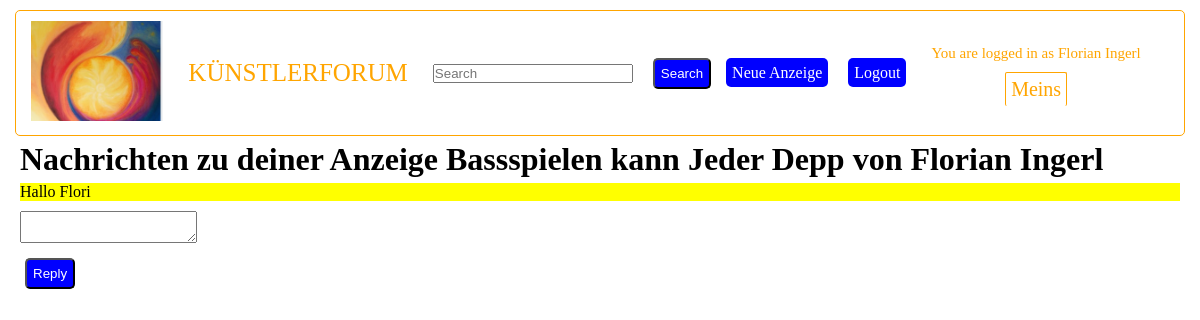
The page /mymessages.php (signed in) on the database its author committed.
### tables this page shows
CREATE TABLE IF NOT EXISTS `users` (
  `email` varchar(50) NOT NULL,
  `firstname` varchar(50) NOT NULL,
  `lastname` varchar(50) NOT NULL,
  `password` varchar(1000) NOT NULL,
  PRIMARY KEY (`email`)
);

CREATE TABLE IF NOT EXISTS `messages` (
  `id` int NOT NULL AUTO_INCREMENT,
  `addid` int NOT NULL,
  `fromemail` varchar(50) NOT NULL,
  `toemail` varchar(50) NOT NULL,
  `text` varchar(50) NOT NULL,
  `premessageid` int DEFAULT NULL,
  `postmessageid` int DEFAULT NULL,
  PRIMARY KEY (`id`)
);

CREATE TABLE IF NOT EXISTS `adds` (
  `id` int NOT NULL AUTO_INCREMENT,
  `title` varchar(100) NOT NULL,
  `text` varchar(10000) NOT NULL,
  `useremail` varchar(50) NOT NULL,
  PRIMARY KEY (`id`)
);

### Database.php (called while the page is built, shortened)
<?php
class Database
{
    private $conn;
    public function __construct()
    {
        $servername = "localhost";
        $username = "root2";
        $password = "ABC";
        $databasename = "kuenstlerforum";
        try {
            $this->conn = new PDO("mysql:host=$servername;dbname=$databasename", $username, $password);
            $this->conn->setAttribute(PDO::ATTR_ERRMODE, PDO::ERRMODE_EXCEPTION);
        } catch (PDOException $e) {
            $this->errorMessage = $e->getMessage();
        }
    }
    public function findUserByEMail($email)
    {
        $stmt = $this->conn->prepare("select * from users where email = :email");
        $stmt->bindParam(":email", $email);
        $stmt->execute();
        $stmt->setFetchMode(PDO::FETCH_ASSOC);
        $result = $stmt->fetchAll();
        if (count($result) == 0) {
            return null;
        } else {
            $user = new User();
            $user->email = $email;
            $user->password = $result[0]["password"];
            $user->firstname = $result[0]["firstname"];
            $user->lastname = $result[0]["lastname"];
            return $user;
        }
    }
    public function getAddById($id)
    {
        $stmt =  $this->conn->prepare("select * from adds where id = :id");
        $stmt->bindParam(":id", $id);
        $stmt->execute();
        $stmt->setFetchMode(PDO::FETCH_ASSOC);
        $result = $stmt->fetchAll();
        $add = new Add();
        $add->id = $id;
        $add->title = $result[0]["title"];
        $add->text = $result[0]["text"];
        $add->user = $this->findUserByEMail($result[0]["useremail"]);
        return $add;
    }
    public function getMessagesToOrFromUser($user)
    {
        $stmt =  $this->conn->prepare("select * from messages where toemail = :toemail or fromemail = :fromemail ");
        $stmt->bindParam(":toemail", $user->email);
        $stmt->bindParam(":fromemail", $user->email);
        $stmt->execute();
        $stmt->setFetchMode(PDO::FETCH_ASSOC);
        $result = $stmt->fetchAll();
        $messages = array();
        for ($i = 0; $i < count($result); $i++) {
            $message = new Message();
            $message->id = $result[$i]["id"];
            $message->addId = $result[$i]["addid"];
            $message->fromEmail = $result[$i]["fromemail"];
            $message->toEmail = $result[$i]["toemail"];
            $message->text = $result[$i]["text"];
            $messages[$i] = $message;
        }
        return $messages;
    }
}

### mymessages.php (the view, shortened to what this page needs)
<?php
include "Database.php";
?>
<html>
<head>
</head>
<body>
    <?php
    include "header.php";
    $db = new Database();
    $user = $db->findUserByEMail($_SESSION["loggedUser"]);
    $mymessages = $db->getMessagesToOrFromUser($user);
    for ($i = 0; $i < count($mymessages); $i++) {
        $m = $mymessages[$i];
        $add = $db->getAddById($m->addId);
        $fromUser = $db->findUserByEMail($m->fromEmail);
    ?>
        <div>
            <h1>Nachrichten zu deiner Anzeige <?php echo $add->title . " von " . $fromUser->firstname . " " . $fromUser->lastname; ?> </h1>
            <div style="background-color: yellow; color: black">
                <?php echo $m->text; ?>
            </div>
            <textarea id="reply<?php echo $m->id; ?>" ncols = "100" nrows = "20">
            </textarea>
            <p>
                <button class="mybutton" onclick="replyToMessage(<?php echo $m->id; ?>);">Reply</button>
            </p>
        </div>
    <?php
    }
    ?>
</body>
</html>

### header.php (shortened to what this page needs)
<ul id="mynavbar">
<li><a href="index.php"><img src="assets/img/logo.png" height="100px"></img></a></li>
<li><a href="index.php" id="logo">Künstlerforum</a></li>
<li><form action="searchadd.php" method="GET"> <input type="text" id="search" name="search" placeholder="Search" ></input>  </li>
<input type="submit" class="mybutton" value="Search"></input> </form> </li>
<?php if(!isset( $_SESSION["loggedUser"]) ){ ?>
<li><a href="login.php" class="mybutton">Sign in</a></li>
<li><a href="signup.php" class="mybutton">Sign up</a> </li>
<?php } else { ?>
<li><a href="postadd.php" class="mybutton">Neue Anzeige</a></li>
<li><a href="logout.php" class="mybutton">Logout</a></li>
<li> <div style="display:flex; flex-direction: column; align-items: center;"> <div style="color:orange; font-size: 15px;">You are logged in as <?php
$email = $_SESSION["loggedUser"];
$db = new Database();
$user = $db->findUserByEMail($email);
echo $user->firstname . " " . $user->lastname ;
?> </div> <div class="meinsmenu">Meins<ul class="meinssubmenu"><li><a href="mymessages.php">Nachrichten</a> </li><li><a href="myadds.php">Anzeigen</a></li><li><a href="myprofile.php">Profil</a></li> </ul></div>  </div> </li>
<?php } ?>
</ul>

### header.php (style rules this page uses)
* { margin: 5px; padding: 0px; box-sizing: border-box; }
#search { display:block; width: 200px; }
.mybutton { padding: 6px; border-radius: 5px; background-color: blue; color: white; }
#mynavbar { display: flex; flex-direction: row; border-radius: 5px; border: solid 1px orange; align-items: center; list-style-type: none; }
a { text-decoration: none; }
#logo { text-transform: uppercase; color: orange ; font-size: 25px; }
.meinsmenu { color: orange; font-size: 20px; position: relative; padding: 5px; border-radius: 2px; border: solid 1px orange; border-bottom: none; margin-bottom: 0px; }

### rows shown on the page
users: firstname "Florian", lastname "Ingerl"
messages: addid.title "Bassspielen kann Jeder Depp", users.firstname "Florian", users.lastname "Ingerl", text "Hallo Flori"
